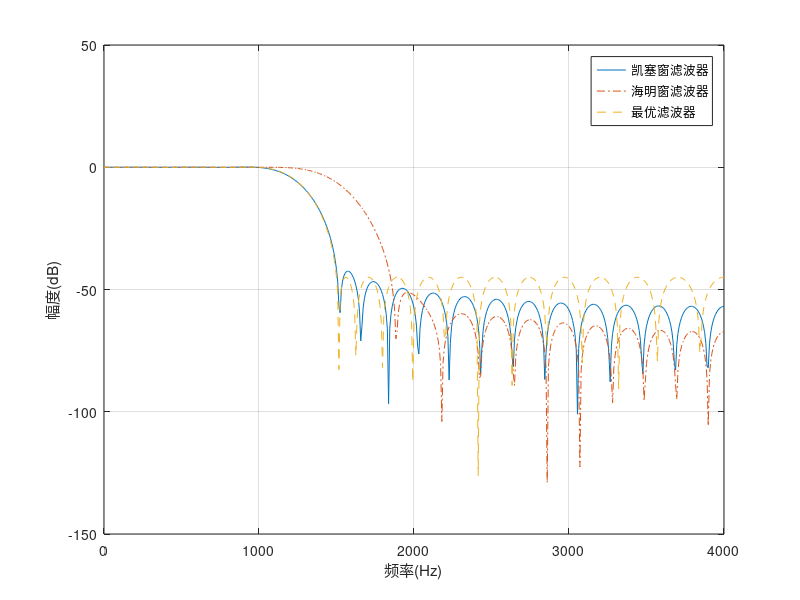

The MATLAB script that drew this image:
fs=8000; %抽样频率
fc=[1000 1500]; %过渡带
mag=[1 0]; %窗函数的理想滤波器幅度
dev=[0.01 0.05]; %纹波
[n,wn,beta,ftype]=kaiserord(fc,mag,dev,fs) %获取凯塞窗函数参数
fpm=[0 fc(1)*2/fs fc(2)*2/fs 1]; %firpm 函数的频段向量
magpm=[1 1 0 0]; %firpm 函数的幅值向量
%设计凯塞窗及海明窗滤波器
h_kaiser=fir1(n,wn,ftype,kaiser(n+1,beta)); 
h_hamm=fir1(n,fc(2)*2/fs); 
%设计最优滤波器
h_pm=firpm(n,fpm,magpm); 
%求滤波器的幅频响应
m_kaiser=20*log10(abs(fft(h_kaiser,1024))); 
m_hamm=20*log10(abs(fft(h_hamm,1024))); 
m_pm=20*log10(abs(fft(h_pm,1024))); 
%设置幅频响应的横坐标单位为 Hz 
x_f=[0:(fs/length(m_kaiser)):fs/2]; 
%只显示正频率部分的幅频响应
m1=m_kaiser(1:length(x_f)); 
m2=m_hamm(1:length(x_f)); 
m3=m_pm(1:length(x_f)); 
%绘制幅频响应曲线
plot(x_f,m1,'-',x_f,m2,'-.',x_f,m3,'--'); 
xlabel('频率(Hz)');ylabel('幅度(dB)'); 
legend('凯塞窗滤波器','海明窗滤波器','最优滤波器'); grid;